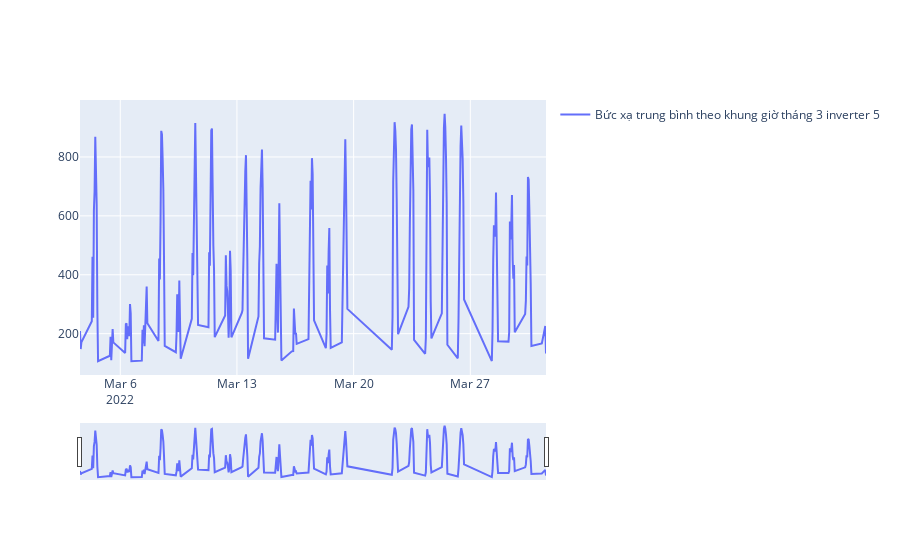

The code cell stored with this chart in its notebook:
### Markdown cell above
Bức xạ trung bình

### Code cell
fig = go.Figure()
fig.add_trace(go.Scatter(
    x=df5_3.time,
    y=df5_3[df5_3['month']==3]['Irradiance(W/㎡)'],
    name="Bức xạ trung bình theo khung giờ tháng 3 inverter 5 "))
fig . update_traces (
    showlegend = True 
    )
fig.update_xaxes(
    rangeslider_visible=True,
)
fig.show()

### Figure 1 — Plotly figure (JSON) as saved in the notebook; plotly's stock layout.template omitted (floating-point values rounded to 4 significant figures; data arrays with more than 128 entries replaced by an {"elided": "..."} marker saying what was removed)
{"data": [{"name": "Bức xạ trung bình theo khung giờ tháng 3 inverter 5 ", "showlegend": true, "type": "scatter", "x": {"elided": "1672 str values"}, "y": {"elided": "229 float values"}}], "layout": {"xaxis": {"rangeslider": {"visible": true}}}}
